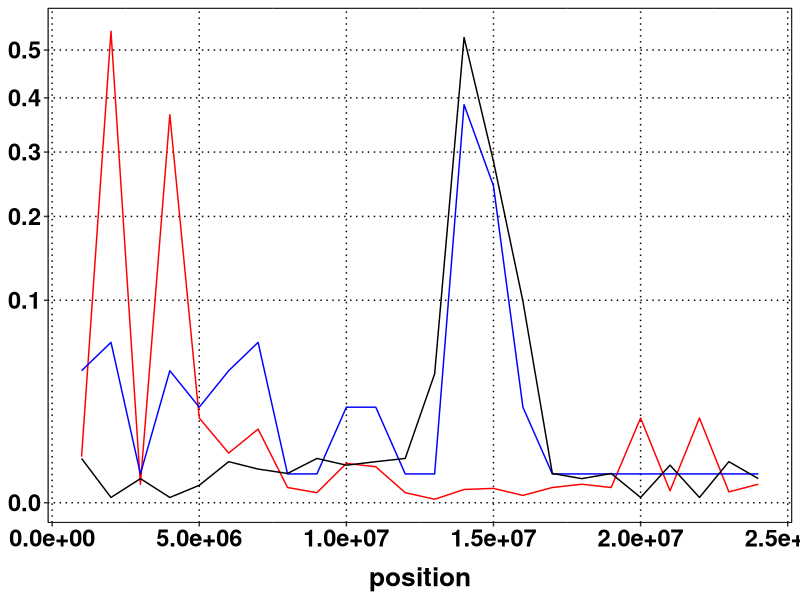
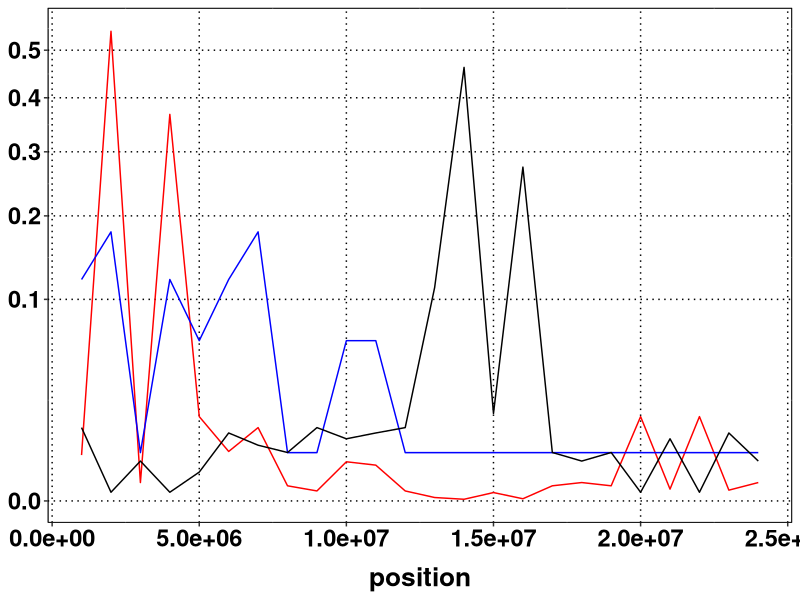
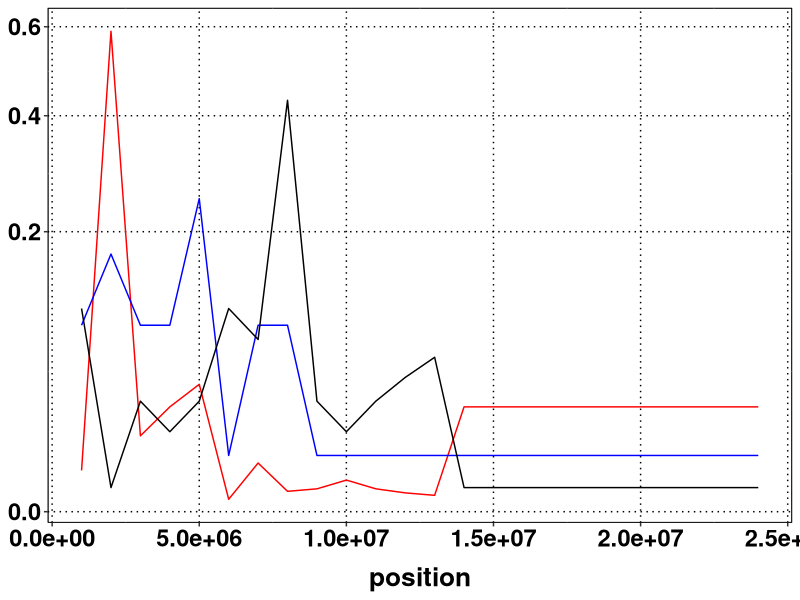
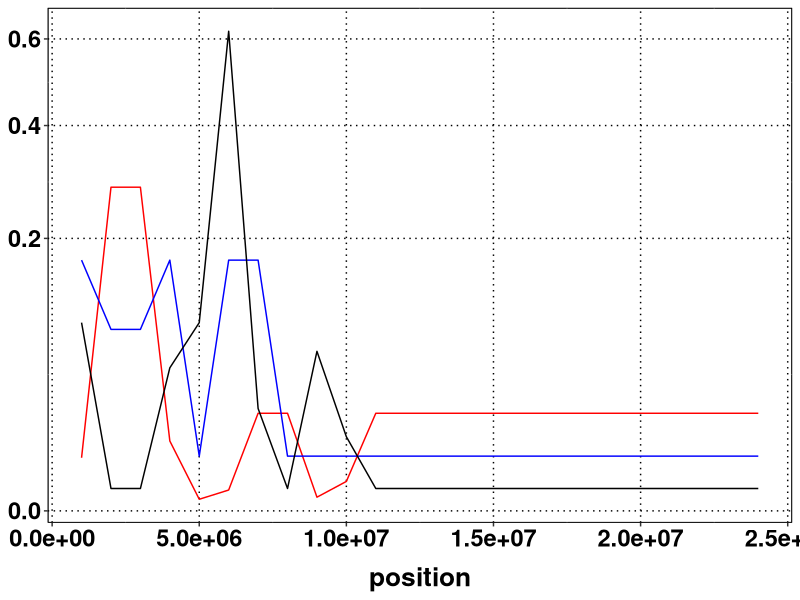
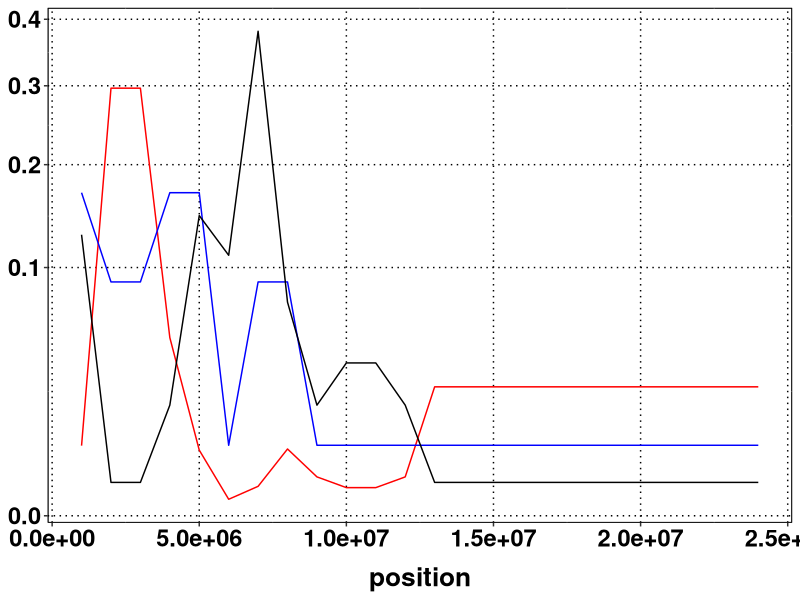
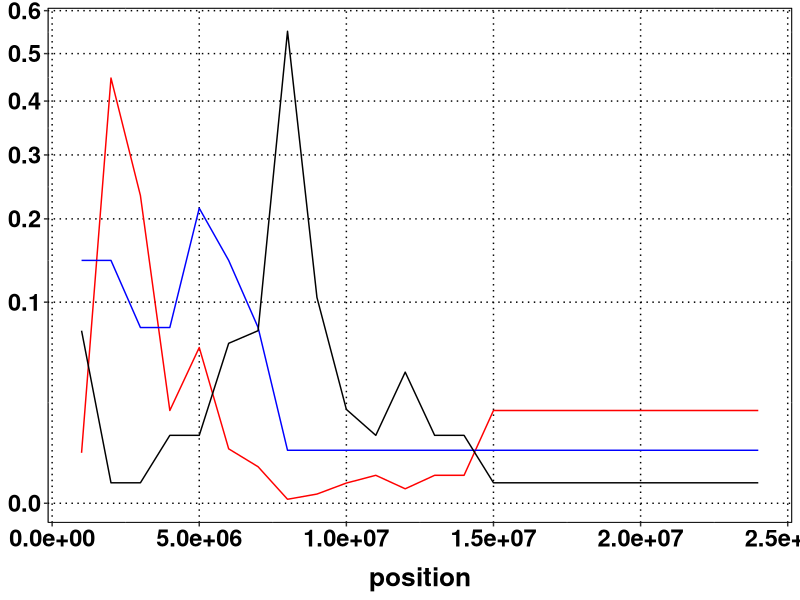
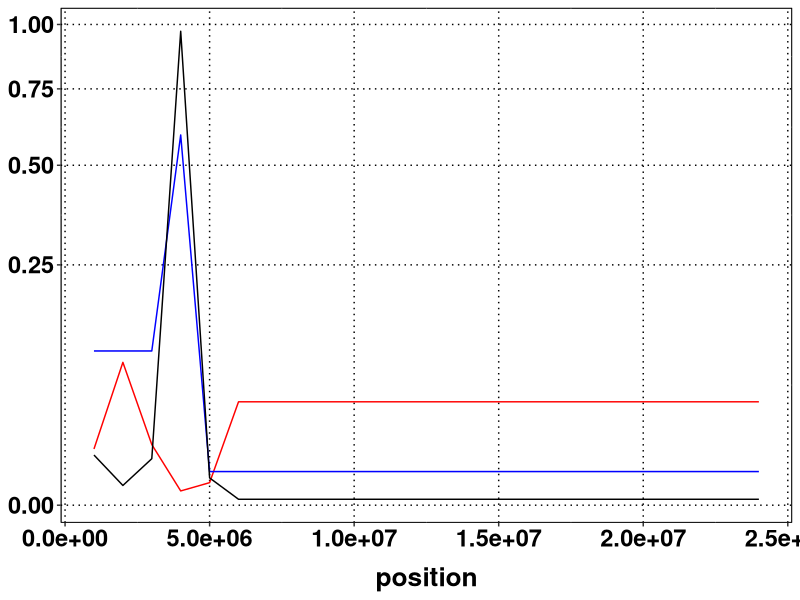

Write R code to recreate these figures, in order.
## ---- chunk 1
# load the required libraries and functions
library(knitr)
library(markdown)
opts_chunk$set(dev = 'pdf')
library(ggplot2)
library(gridExtra)

## cusotom ggplot theme edits
mytheme <- theme(panel.background = element_rect(fill='white', colour='black'),
        text = element_text(size = 20, face='bold', colour='black'),
        axis.title.x = element_text(size = 19, face='bold', color='black', vjust = -1),
        axis.text = element_text(size = 17, face='bold', color='black'),
        panel.grid.major = element_line(linetype = 'dotted', colour='black'),
        panel.border = element_rect(fill=NA, linetype = "solid", colour='black'),
        plot.margin=unit(c(2,2,5,2),'mm'))

## function to make a table variants based on selected nucleotide length bins
snpfreqtable <- function (chr_len=chr_len, bin_len=bin_len, hm=hm, ht=ht){
  # chr_len = length of the chromosome
	# bin_len = length nucleotide bins used for poolig variants
	# hm = homozygous variant positions and ht = heterozygous variant positions

	breaks <- bin_len*c(1:ceiling(chr_len/bin_len))
	freqtable <- data.frame(t(rep(NA,3)))
	names(freqtable) <- c("position", "homozy", "heterozy")
	for (i in 1:length(breaks)) {
		lowlimit = breaks[i] - (bin_len - 1)
		a = breaks[i]
		b = 0.1
		c = 0.1

		for (j in 1:length(hm$V1)) {
			if (hm$V1[j] >= lowlimit && hm$V1[j] <= breaks[i]) {
				b = b + 1
			}
		}

		for (k in 1:length(ht$V1)) {
			if (ht$V1[k] >= lowlimit && ht$V1[k] <= breaks[i]) {
				c = c + 1
			}
		}
		freqtable[i,] <- c(a, b, c)
	}
	freqtable$ratio <- freqtable$homozy / freqtable$heterozy
	return(freqtable)
}

## set working directory
setwd("/Users/rallapag/git-hub-repos/shyamrallapalli/mutations_hts_noref/002_snps_in_assembled_genome/variant_data/BCF2_chromosome3")

## ---- chunk 2
hm_parent <- read.table("hm_parent_filter.txt")
ht_parent <- read.table("ht_parent_filter.txt")
chr3len <- 23459830 # arabidopsis chromosome3 length

parent_df <- snpfreqtable(chr_len = chr3len, bin_len = 1000000, hm=hm_parent, ht=ht_parent)
ggplot(data=parent_df, aes(x=position)) + geom_line(aes(y=ratio/sum(ratio)), colour="red") + geom_line(aes(y=homozy/sum(homozy)), colour ="blue") + geom_line(aes(y=heterozy/sum(heterozy)), colour="black") + scale_y_sqrt() + mytheme + labs(y=NULL, main="parent fileterd variants")

"bur0_assembled_chr_length.txt"
"c24_assembled_chr_length.txt"
"kro0_assembled_chr_length.txt"
"ler_assembled_chr_length.txt"
"pacbio_ler0_assembled_chr_length.txt"

## ---- chunk 3
hmp_nocen <- read.table("hm_parent_filter_nocen.txt")
htp_nocen <- read.table("ht_parent_filter_nocen.txt")

parent_nocendf <- snpfreqtable(chr_len = chr3len, bin_len = 1000000, hm=hmp_nocen, ht=htp_nocen)
ggplot(data=parent_nocendf, aes(x=position)) + geom_line(aes(y=ratio/sum(ratio)), colour="red") + geom_line(aes(y=homozy/sum(homozy)), colour ="blue") + geom_line(aes(y=heterozy/sum(heterozy)), colour="black") + scale_y_sqrt() + mytheme + labs(y=NULL, main="parent and centromere fileterd variants")

## ---- chunk 4
hm_bur0 <- read.table("vars_bur_assembly_hm_parent_filter.txt")
ht_bur0 <- read.table("vars_bur_assembly_ht_parent_filter.txt")

bur0_df <- snpfreqtable(chr_len = chr3len, bin_len = 1000000, hm=hm_bur0, ht=ht_bur0)
ggplot(data=bur0_df, aes(x=position)) + geom_line(aes(y=ratio/sum(ratio)), colour="red") + geom_line(aes(y=homozy/sum(homozy)), colour ="blue") + geom_line(aes(y=heterozy/sum(heterozy)), colour="black") + scale_y_sqrt() + mytheme + labs(y=NULL, main="BCF2 variant data on Bur-0 assembled chromosome 3")

## ---- chunk 5
hm_c24 <- read.table("vars_c24_assembly_hm_parent_filter.txt")
ht_c24 <- read.table("vars_c24_assembly_ht_parent_filter.txt")

c24_df <- snpfreqtable(chr_len = chr3len, bin_len = 1000000, hm=hm_c24, ht=ht_c24)
ggplot(data=c24_df, aes(x=position)) + geom_line(aes(y=ratio/sum(ratio)), colour="red") + geom_line(aes(y=homozy/sum(homozy)), colour ="blue") + geom_line(aes(y=heterozy/sum(heterozy)), colour="black") + scale_y_sqrt() + mytheme + labs(y=NULL, main="BCF2 variant data on C24 assembled chromosome 3")

## ---- chunk 6
hm_kro0 <- read.table("vars_kro0_assembly_hm_parent_filter.txt")
ht_kro0 <- read.table("vars_kro0_assembly_ht_parent_filter.txt")

kro0_df <- snpfreqtable(chr_len = chr3len, bin_len = 1000000, hm=hm_kro0, ht=ht_kro0)
ggplot(data=kro0_df, aes(x=position)) + geom_line(aes(y=ratio/sum(ratio)), colour="red") + geom_line(aes(y=homozy/sum(homozy)), colour ="blue") + geom_line(aes(y=heterozy/sum(heterozy)), colour="black") + scale_y_sqrt() + mytheme + labs(y=NULL, main="BCF2 variant data on Kro-0 assembled chromosome 3")

## ---- chunk 7
hm_ler1 <- read.table("vars_ler_assembly_hm.txt")
ht_ler1 <- read.table("vars_ler_assembly_ht_parent_filter.txt")

ler1_df <- snpfreqtable(chr_len = chr3len, bin_len = 1000000, hm=hm_ler1, ht=ht_ler1)
ggplot(data=ler1_df, aes(x=position)) + geom_line(aes(y=ratio/sum(ratio)), colour="red") + geom_line(aes(y=homozy/sum(homozy)), colour ="blue") + geom_line(aes(y=heterozy/sum(heterozy)), colour="black") + scale_y_sqrt() + mytheme + labs(y=NULL, main="BCF2 variant data on Ler-1 assembled chromosome 3")

## ---- chunk 8
hm_pacler1 <- read.table("vars_pacbio_ler0_assembly_hm_parent_filter.txt")
ht_pacler1 <- read.table("vars_pacbio_ler0_assembly_ht_parent_filter.txt")

pacler_df <- snpfreqtable(chr_len = chr3len, bin_len = 1000000, hm=hm_pacler1, ht=ht_pacler1)
ggplot(data=pacler_df, aes(x=position)) + geom_line(aes(y=ratio/sum(ratio)), colour="red") + geom_line(aes(y=homozy/sum(homozy)), colour ="blue") + geom_line(aes(y=heterozy/sum(heterozy)), colour="black") + scale_y_sqrt() + mytheme + labs(y=NULL, main="BCF2 variant data on Ler-1 pacbio assembled chromosome 3")

